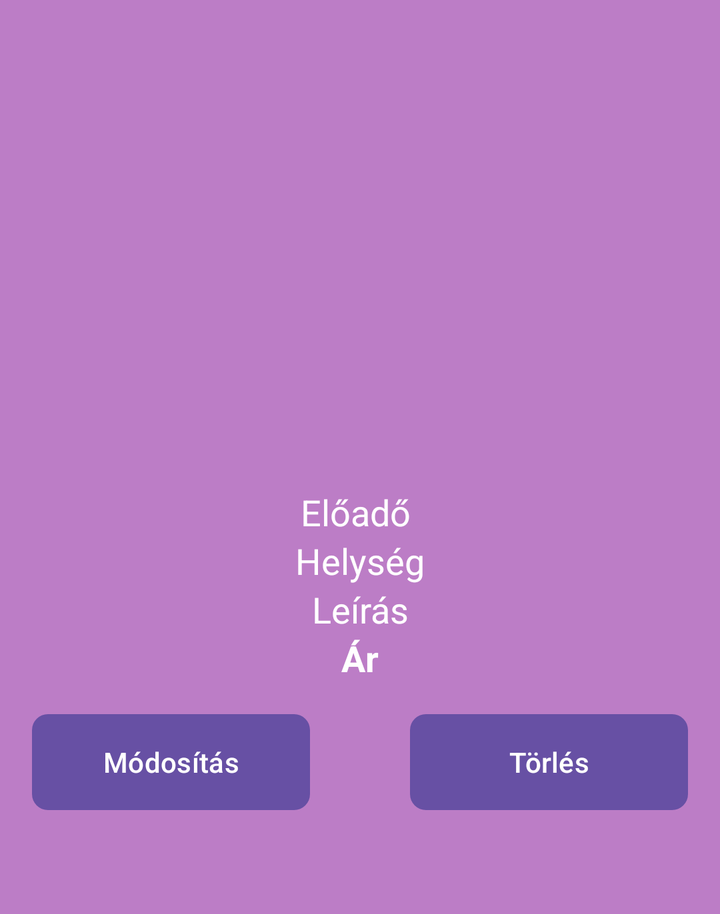
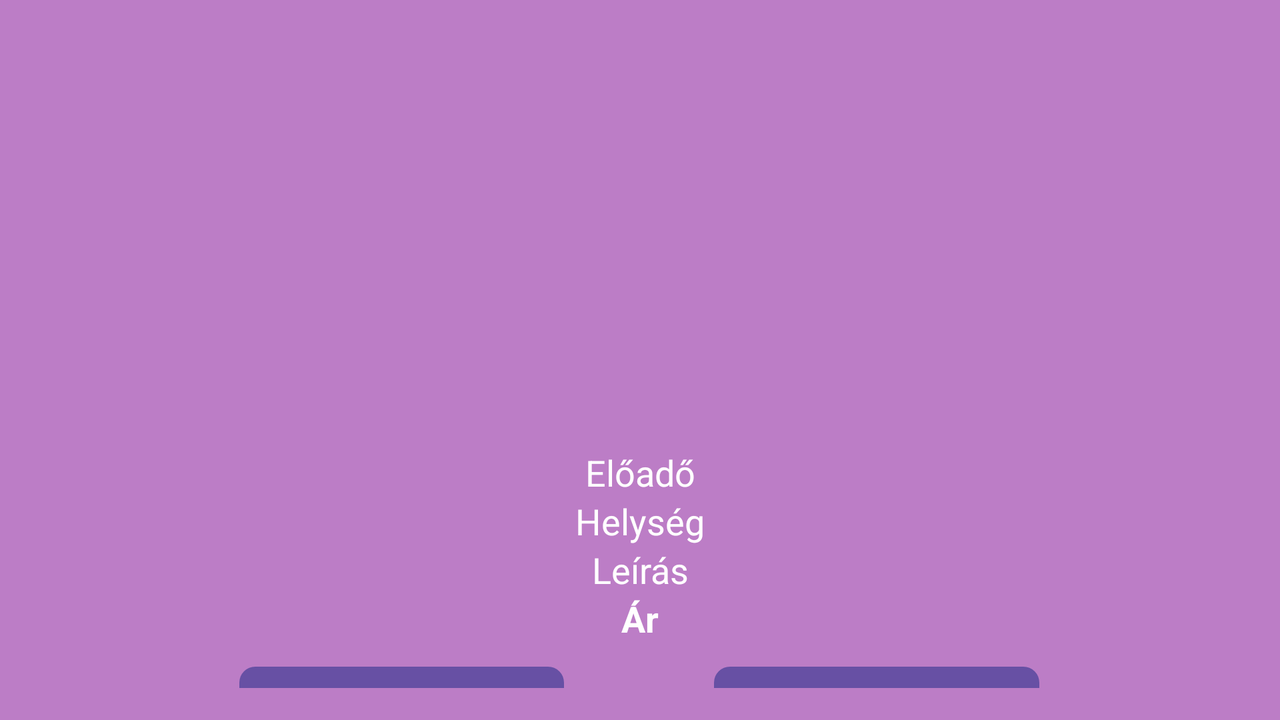

The same Android screen from two of the app's own layout files: first res/layout/ as a phone draws it, then the repository's variant for another configuration, drawn on a device whose configuration selects that folder. Both files follow.
<!-- AndroidManifest.xml: application theme Theme.Concert_shop -->
<!-- res/layout/ticketlayout.xml -->
<?xml version="1.0" encoding="utf-8"?>
<LinearLayout xmlns:android="http://schemas.android.com/apk/res/android"
    android:layout_width="match_parent"
    android:layout_height="wrap_content"
    xmlns:tools="http://schemas.android.com/tools"
    android:orientation="vertical"
    android:padding="16dp"
    tools:context=".Mainpage"
    android:background="#BC7DC6">

    <ImageView
        android:id="@+id/kep"
        android:layout_width="match_parent"
        android:layout_height="200dp"
        android:scaleType="centerCrop"
        android:layout_marginTop="20dp"
        android:src="@drawable/noimage" />

    <TextView
        android:id="@+id/artist_name"
        android:layout_width="match_parent"
        android:layout_height="wrap_content"
        android:textSize="18sp"
        android:textColor="#FFFFFF"
        android:gravity="center_horizontal"
        android:paddingTop="8dp"
        android:text="Előadő " />

    <TextView
        android:id="@+id/venue"
        android:layout_width="match_parent"
        android:layout_height="wrap_content"
        android:textSize="18sp"
        android:textColor="#FFFFFF"
        android:gravity="center_horizontal"
        android:text="Helység"/>

    <TextView
        android:id="@+id/description"
        android:layout_width="match_parent"
        android:layout_height="wrap_content"
        android:textSize="18sp"
        android:textColor="#FFFFFF"
        android:gravity="center_horizontal"
        android:text="Leírás"/>

    <TextView
        android:id="@+id/price"
        android:layout_width="match_parent"
        android:layout_height="wrap_content"
        android:textSize="18sp"
        android:textColor="#FFFFFF"
        android:textStyle="bold"
        android:gravity="center_horizontal"
        android:paddingBottom="8dp"
        android:text="Ár"/>

    <LinearLayout
        android:layout_width="match_parent"
        android:layout_height="wrap_content"
        android:orientation="horizontal"
        android:paddingTop="8dp"
        android:layout_marginBottom="20dp"
        android:paddingBottom="16dp">

        <Button
            android:id="@+id/edit_button"
            android:layout_width="0dp"
            android:layout_height="wrap_content"
            android:layout_weight="1"
            android:layout_marginRight="50dp"
            android:text="Módosítás"
            android:background="@drawable/button_background"
            android:onClick="editTicket"/>

        <Button
            android:id="@+id/delete_button"
            android:layout_width="0dp"
            android:layout_height="wrap_content"
            android:layout_weight="1"
            android:text="Törlés"
            android:background="@drawable/button_background"
            android:onClick="deleteTicket"/>
    </LinearLayout>
</LinearLayout>
<!-- resources referenced by this layout -->
<resources>
  <!-- drawable button_background (drawable) -->
  <?xml version="1.0" encoding="utf-8"?>
  <ripple xmlns:android="http://schemas.android.com/apk/res/android"
      android:color="?android:attr/colorControlHighlight">
      <item>
          <shape android:shape="rectangle">
              <corners android:radius="8dp"/>
              <solid android:color="#FFFFFF"/> 
          </shape>
      </item>
  </ripple>
  <style name="Theme.Concert_shop" parent="Base.Theme.Concert_shop" />
  <style name="Base.Theme.Concert_shop" parent="Theme.Material3.DayNight.NoActionBar">
          
          
      </style>
</resources>
<!-- res/layout-land/ticketlayout.xml (the repository's variant of the layout above) -->
<!-- drawn on the phone turned sideways -->
<?xml version="1.0" encoding="utf-8"?>
<androidx.constraintlayout.widget.ConstraintLayout xmlns:android="http://schemas.android.com/apk/res/android"
    xmlns:app="http://schemas.android.com/apk/res-auto"
    xmlns:tools="http://schemas.android.com/tools"
    android:layout_width="match_parent"
    android:layout_height="match_parent"
    android:padding="16dp"
    android:background="#BC7DC6"
    tools:context=".Mainpage">

    <ImageView
        android:id="@+id/kep"
        android:layout_width="325dp"
        android:layout_height="200dp"
        android:src="@drawable/noimage"
        android:scaleType="centerCrop"
        app:layout_constraintTop_toTopOf="parent"
        app:layout_constraintStart_toStartOf="parent"
        app:layout_constraintEnd_toEndOf="parent"
        app:layout_constraintHorizontal_bias="0.5" />

    <TextView
        android:id="@+id/artist_name"
        android:layout_width="0dp"
        android:layout_height="wrap_content"
        android:textSize="18sp"
        android:textColor="#FFFFFF"
        android:gravity="center"
        android:paddingTop="8dp"
        android:text="Előadő"
        app:layout_constraintTop_toBottomOf="@id/kep"
        app:layout_constraintStart_toStartOf="parent"
        app:layout_constraintEnd_toEndOf="parent" />

    <TextView
        android:id="@+id/venue"
        android:layout_width="0dp"
        android:layout_height="wrap_content"
        android:textSize="18sp"
        android:textColor="#FFFFFF"
        android:gravity="center"
        android:text="Helység"
        app:layout_constraintTop_toBottomOf="@id/artist_name"
        app:layout_constraintStart_toStartOf="parent"
        app:layout_constraintEnd_toEndOf="parent" />

    <TextView
        android:id="@+id/description"
        android:layout_width="0dp"
        android:layout_height="wrap_content"
        android:textSize="18sp"
        android:textColor="#FFFFFF"
        android:gravity="center"
        android:text="Leírás"
        app:layout_constraintTop_toBottomOf="@id/venue"
        app:layout_constraintStart_toStartOf="parent"
        app:layout_constraintEnd_toEndOf="parent" />

    <TextView
        android:id="@+id/price"
        android:layout_width="0dp"
        android:layout_height="wrap_content"
        android:textSize="18sp"
        android:textColor="#FFFFFF"
        android:textStyle="bold"
        android:gravity="center"
        android:paddingBottom="4dp"
        android:text="Ár"
        app:layout_constraintTop_toBottomOf="@id/description"
        app:layout_constraintStart_toStartOf="parent"
        app:layout_constraintEnd_toEndOf="parent" />

    <LinearLayout
        android:id="@+id/button_layout"
        android:layout_width="400dp"
        android:layout_height="wrap_content"
        android:orientation="horizontal"
        android:paddingTop="8dp"
        android:paddingBottom="16dp"
        app:layout_constraintEnd_toEndOf="parent"
        app:layout_constraintHorizontal_bias="0.498"
        app:layout_constraintStart_toStartOf="parent"
        app:layout_constraintTop_toBottomOf="@id/price">

        <Button
            android:id="@+id/edit_button"
            android:layout_width="0dp"
            android:layout_height="50dp"
            android:layout_weight="1"
            android:background="@drawable/button_background"
            android:onClick="editTicket"
            android:text="Módosítás" />

        <Button
            android:id="@+id/delete_button"
            android:layout_width="0dp"
            android:layout_height="50dp"
            android:layout_marginLeft="75dp"
            android:layout_weight="1"
            android:background="@drawable/button_background"
            android:onClick="deleteTicket"
            android:text="Törlés" />
    </LinearLayout>
</androidx.constraintlayout.widget.ConstraintLayout>
